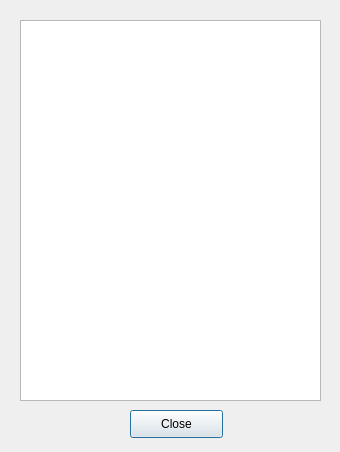
<?xml version="1.0" encoding="UTF-8"?>
<ui version="4.0">
 <class>Dialog</class>
 <widget class="QDialog" name="Dialog">
  <property name="geometry">
   <rect>
    <x>0</x>
    <y>0</y>
    <width>340</width>
    <height>452</height>
   </rect>
  </property>
  <property name="windowTitle">
   <string>Dialog</string>
  </property>
  <widget class="QListWidget" name="listWidget">
   <property name="geometry">
    <rect>
     <x>20</x>
     <y>20</y>
     <width>301</width>
     <height>381</height>
    </rect>
   </property>
   <property name="sizePolicy">
    <sizepolicy hsizetype="Fixed" vsizetype="Fixed">
     <horstretch>0</horstretch>
     <verstretch>0</verstretch>
    </sizepolicy>
   </property>
  </widget>
  <widget class="QPushButton" name="Close_btn">
   <property name="geometry">
    <rect>
     <x>130</x>
     <y>410</y>
     <width>93</width>
     <height>28</height>
    </rect>
   </property>
   <property name="sizePolicy">
    <sizepolicy hsizetype="Fixed" vsizetype="Fixed">
     <horstretch>0</horstretch>
     <verstretch>0</verstretch>
    </sizepolicy>
   </property>
   <property name="text">
    <string>Close</string>
   </property>
  </widget>
 </widget>
 <resources/>
 <connections/>
</ui>
